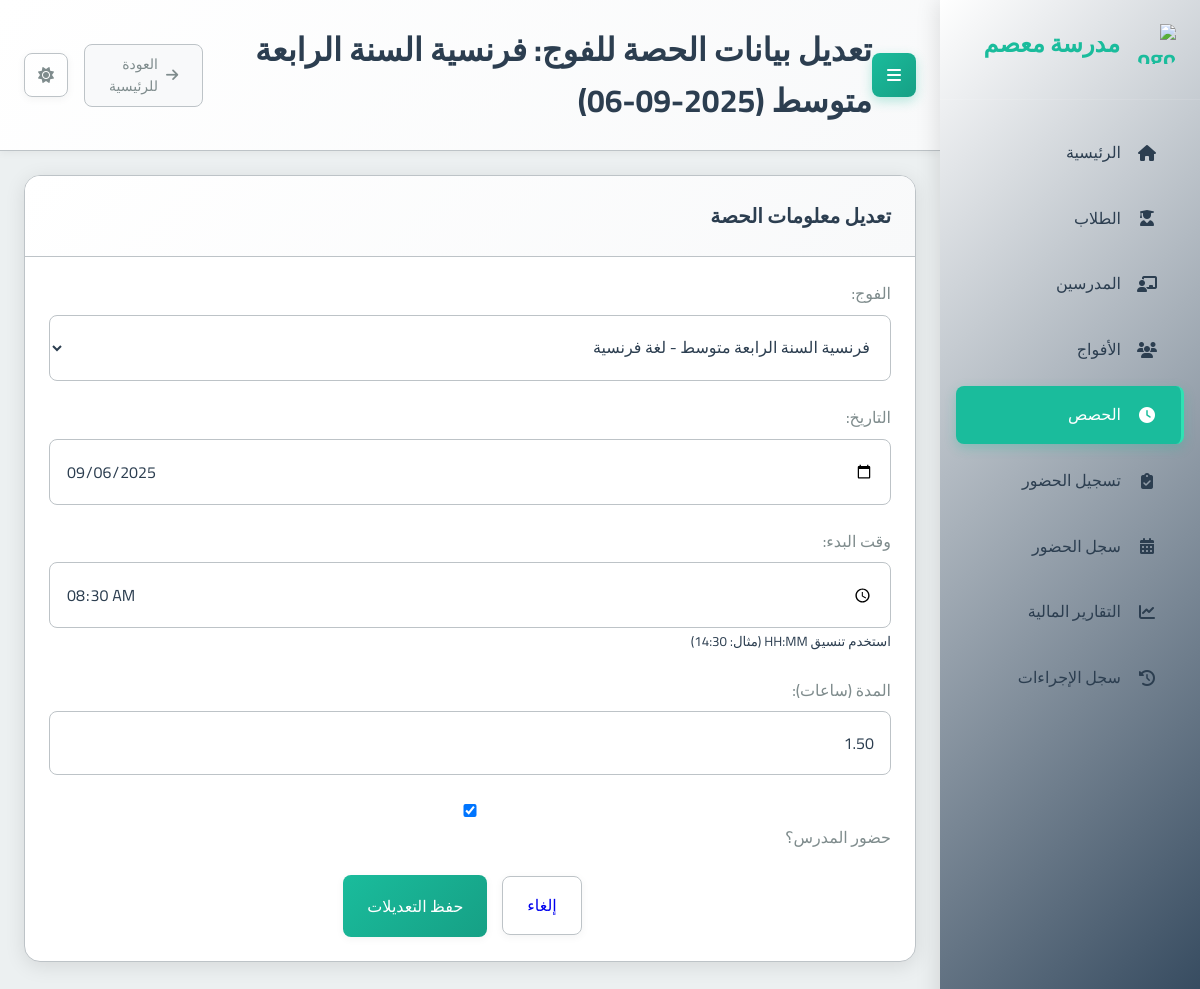
The app's page /sessions/18/edit/ with its own data.
### school_app/models.py (models this page shows, shortened)
class Session(models.Model):
    group = models.ForeignKey(Group, on_delete=models.CASCADE, related_name='sessions', verbose_name="الفوج")
    date = models.DateField(verbose_name="التاريخ")
    start_time = models.TimeField(verbose_name="وقت البدء")
    duration = models.DecimalField(max_digits=4, decimal_places=2, verbose_name="المدة (ساعات)")
    teacher_attended = models.BooleanField(default=True, verbose_name="حضور المدرس")
    teacher_compensated = models.BooleanField(default=False, verbose_name="تم تعويض المدرس")
    teacher_payment_amount = models.DecimalField(max_digits=10, decimal_places=2, default=Decimal('0.00'), verbose_name="المبلغ المدفوع للمدرس")
    created_at = models.DateTimeField(auto_now_add=True, verbose_name="تاريخ الإنشاء")
    class Meta:
        verbose_name = "حصة"
        verbose_name_plural = "الحصص"

class Group(models.Model):
    name = models.CharField(max_length=100, verbose_name="اسم الفوج")
    subject = models.ForeignKey(Subject, on_delete=models.PROTECT, verbose_name="المادة")
    teacher = models.ForeignKey(Teacher, on_delete=models.CASCADE, verbose_name="المدرس")
    academic_levels = models.ManyToManyField(AcademicLevel, verbose_name="المستويات الدراسية المتوافقة")
    price_per_4_sessions = models.DecimalField(max_digits=10, decimal_places=2, verbose_name="السعر لكل 4 حصص")
    session_day = models.IntegerField(choices=[
        (0, 'الاثنين'),
        (1, 'الثلاثاء'),
        (2, 'الأربعاء'),
        (3, 'الخميس'),
        (4, 'الجمعة'),
        (5, 'السبت'),
        (6, 'الأحد')
    ], verbose_name="يوم الحصة")
    session_start_time = models.TimeField(verbose_name="وقت بداية الحصة")
    session_duration = models.DecimalField(max_digits=4, decimal_places=2, default=1.5, verbose_name="مدة الحصة (ساعات)")
    students = models.ManyToManyField(Student, through='StudentGroup', blank=True, verbose_name="الطلاب المسجلون")
    created_at = models.DateTimeField(auto_now_add=True, verbose_name="تاريخ الإنشاء")
    is_continuous = models.BooleanField(default=False, verbose_name="فوج مستمر (تُنشأ الحصص أسبوعياً تلقائياً)")
    created_sessions_until = models.DateField(null=True, blank=True, verbose_name="تم إنشاء الحصص حتى تاريخ")
    def __str__(self):
        return f"{self.name} - {self.subject}"
    class Meta:
        verbose_name = "فوج"
        verbose_name_plural = "الأفواج"

### school_app/views.py (the view)
# urls.py: path('sessions/<int:session_id>/edit/', views.edit_session, name='edit_session'),
def edit_session(request, session_id):
    session = get_object_or_404(Session, id=session_id)
    page_title = f"تعديل بيانات الحصة: {session.group.name} - {session.date}"
    if request.method == 'POST':
        form = SessionForm(request.POST, instance=session)
        if form.is_valid():
            form.save()
            updated_session = form.instance
            messages.success(request, "تم تحديث بيانات الحصة بنجاح.")
            return redirect('session_list')
    else: # GET request
        form = SessionForm(instance=session)
    context = {
        'form': form,
        'session': session, # For action URL and page title context
        'page_title': page_title
    }
    return render(request, 'school_app/edit_session.html', context)

### school_app/forms.py
class SessionForm(forms.ModelForm):
    class Meta:
        model = Session
        fields = ['group', 'date', 'start_time', 'duration', 'teacher_attended']
        widgets = {
            'group': forms.Select(attrs={'class': 'form-control'}),
            'date': forms.DateInput(attrs={'class': 'form-control', 'type': 'date'}),
            'start_time': forms.TimeInput(attrs={'class': 'form-control', 'type': 'time'}),
            'duration': forms.NumberInput(attrs={'class': 'form-control', 'step': '0.25'}),
            'teacher_attended': forms.CheckboxInput(attrs={'class': 'form-check-input'}),
        }
        labels = {
            'group': "الفوج",
            'date': "التاريخ",
            'start_time': "وقت البدء",
            'duration': "المدة (ساعات)",
            'teacher_attended': "حضور المدرس؟",
        }
        help_texts = {
            'start_time': 'استخدم تنسيق HH:MM (مثال: 14:30)',
        }
    def __init__(self, *args, **kwargs):
        super(SessionForm, self).__init__(*args, **kwargs)
        self.fields['group'].queryset = Group.objects.all().order_by('name')
        self.fields['teacher_attended'].required = False

### school_app/models.py (called while the page is built)
    def __str__(self):
        return self.name

### templates/school_app/edit_session.html (shortened to what this page needs)
{% extends 'base.html' %}
{% block page_title %}تعديل بيانات الحصة للفوج: {{ session.group.name }} ({{ session.date|date:"Y-m-d" }}){% endblock %}
{% block content %}
<div class="card">
  <div class="card-header">
    <h2 class="card-title">تعديل معلومات الحصة</h2>
  </div>
  <div class="card-body">
    <form method="POST" action="{% url 'edit_session' session.id %}">
      <div class="form-group">
        <label for="{{ form.group.id_for_label }}">{{ form.group.label }}:</label>
        {{ form.group }}
      </div>
      <div class="form-group">
        <label for="{{ form.date.id_for_label }}">{{ form.date.label }}:</label>
        {{ form.date }}
      </div>
      <div class="form-group">
        <label for="{{ form.start_time.id_for_label }}">{{ form.start_time.label }}:</label>
        {{ form.start_time }}
        {% if form.start_time.help_text %}<small class="form-text text-muted">{{ form.start_time.help_text }}</small>{% endif %}
      </div>
      <div class="form-group">
        <label for="{{ form.duration.id_for_label }}">{{ form.duration.label }}:</label>
        {{ form.duration }}
      </div>
      <div class="form-group">
        <div class="form-check">
            {{ form.teacher_attended }}
            <label class="form-check-label" for="{{ form.teacher_attended.id_for_label }}">
                {{ form.teacher_attended.label }}
            </label>
        </div>
      </div>
      <div class="card-footer text-right">
        <a href="{% url 'session_list' %}" class="btn btn-secondary">إلغاء</a>
        <button type="submit" class="btn btn-primary">حفظ التعديلات</button>
      </div>
    </form>
  </div>
</div>
{% endblock %}

### static/css/main.css (style rules this page uses)
:root { --primary-color: #2c3e50; --primary-light: #34495e; --primary-darker: #1a252f; --accent-color: #1abc9c; --accent-light: #2fe2b3; --accent-dark: #16a085; --text-color: #2c3e50; --text-secondary: #7f8c8d; --text-on-primary: #ffffff; --text-on-accent: #ffffff; --text-nav: #2c3e50; --background-color: #ecf0f1; --card-background: #ffffff; --input-background: #ffffff; --border-color: #bdc3c7; --input-border-color: #bdc3c7; --success-color: #2ecc71; --warning-color: #f39c12; --error-color: #e74c3c; --info-color: #1E90FF; --table-header-background: #e9ecef; --table-row-hover-background: #f8f9fa; --box-shadow-color: rgba(0, 0, 0, 0.1); --box-shadow-color-hover: rgba(0, 0, 0, 0.15); --box-shadow-soft-color: rgba(0, 0, 0, 0.05); --subtle-background: #f8f9fa; --spacing-xs: 8px; --spacing-sm: 16px; --spacing-md: 24px; --spacing-lg: 32px; --spacing-xl: 48px; --font-family: 'Cairo', sans-serif; --font-size-xs: 12px; --font-size-sm: 14px; --font-size-md: 16px; --font-size-lg: 20px; --font-size-xl: 24px; --font-size-xxl: 32px; --border-radius-sm: 4px; --border-radius-md: 8px; --border-radius-lg: 16px; --transition-fast: 0.2s ease; --transition-normal: 0.3s ease; --transition-slow: 0.5s ease; --sidebar-width: 260px; }
* { margin: 0; padding: 0; box-sizing: border-box; direction: rtl; }
html { direction: rtl; font-size: 16px; }
body { font-family: var(--font-family); background-color: var(--background-color); color: var(--text-color); line-height: 1.6; transition: background-color var(--transition-normal), color var(--transition-normal); overflow-x: hidden; }
.btn-secondary { border: 1px solid var(--input-border-color) !important; margin: 0 15px; }
.card-footer { display: flex; justify-content: center; align-items: center; align-content: center; flex-wrap: wrap; }
.form-group { margin-bottom: var(--spacing-md); }
.card { background-color: var(--card-background); border-radius: var(--border-radius-lg); box-shadow: 0 4px 20px var(--box-shadow-color); margin-bottom: var(--spacing-md); overflow: hidden; transition: all var(--transition-normal); border: 1px solid var(--border-color); }
.card-header { padding: var(--spacing-md); border-bottom: 1px solid var(--border-color); background: linear-gradient(135deg, var(--card-background) 0%, var(--subtle-background) 100%); }
.card-title { font-size: var(--font-size-lg); font-weight: 600; margin: 0; color: var(--text-color); }
.card-body { padding: var(--spacing-md); color: var(--text-color); }
.btn { font-family: var(--font-family); padding: var(--spacing-sm) var(--spacing-md); border: none; border-radius: var(--border-radius-md); cursor: pointer; font-size: var(--font-size-md); font-weight: 500; text-decoration: none; display: inline-flex; align-items: center; gap: var(--spacing-xs); transition: all var(--transition-fast); box-shadow: 0 2px 8px var(--box-shadow-soft-color); }
.btn-primary { background: linear-gradient(135deg, var(--accent-color) 0%, var(--accent-dark) 100%); color: var(--text-on-accent); }
label { display: block; margin-bottom: var(--spacing-xs); font-weight: 500; color: var(--text-secondary); }
input, select, textarea { font-family: var(--font-family); width: 100%; padding: var(--spacing-sm); border: 1px solid var(--input-border-color); border-radius: var(--border-radius-md); background-color: var(--input-background); color: var(--text-color); font-size: var(--font-size-md); transition: all var(--transition-fast); }
.text-right { text-align: right; }

### records on screen
Session: group.name "فرنسية السنة الرابعة متوسط", date "2025-09-06", group "فرنسية السنة الرابعة متوسط - لغة فرنسية", date "09/06/2025", start_time "08:30:00", duration "1.50", teacher_attended "☑"
